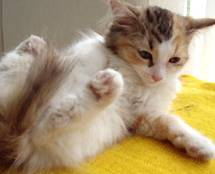
#> input picture K-Mean/data/cats_and_dogs_filtered/train/cats/cat.105.jpg, 215 x 174 px, found by its file name; its folder holds only this picture in this run
$ jupyter execute --allow-errors 22000132_NguyenDuyVu_K-Mean.ipynb
#> lines starting #> are read from the running program, lines starting #| are printed output that depends on the picture
# CÁC THUẬT TOÁN PHÂN CỤM

## K-MEANS MODEL

###  1.1. Xây dựng chương trình từ numpy

#### Ví dụ 1

[cell 1]
# Gọi các thư viện cần thiết
# Ta tự xây dựng phần k-means nên sẽ không gọi sklearn
from __future__ import print_function
import numpy as np
import matplotlib.pyplot as plt
from scipy.spatial.distance import cdist

[cell 2]
np.random.seed(11)
# Kỳ vọng và hiệp phương sai của 3 cụm dữ liệu
means = [[2, 2], [8, 3], [3, 6]]
cov = [[1, 0], [0, 1]]
# Số điểm mỗi cụm dữ liệu
N = 500
# Tạo các cụm dữ liệu qua phân bố chuẩn (Gaussian)
X0 = np.random.multivariate_normal(means[0], cov, N)
X1 = np.random.multivariate_normal(means[1], cov, N)
X2 = np.random.multivariate_normal(means[2], cov, N)
# Tổng hợp dữ liệu từ các cụm
X = np.concatenate((X0, X1, X2), axis = 0)

# Số cụm = 3
K = 3

# Gán nhãn ban đầu cho các cụm, sau đó ta test model và so sánh
original_label = np.asarray([0]*N + [1]*N + [2]*N).T

[cell 3]
def kmeans_display(X, label):
    K = np.amax(label) + 1
    X0 = X[label == 0, :]
    X1 = X[label == 1, :]
    X2 = X[label == 2, :]
    plt.plot(X0[:, 0], X0[:, 1], 'b^', markersize = 4, alpha = .8)
    plt.plot(X1[:, 0], X1[:, 1], 'go', markersize = 4, alpha = .8)
    plt.plot(X2[:, 0], X2[:, 1], 'rs', markersize = 4, alpha = .8)
    plt.axis('equal')
    plt.plot()
    plt.show()

[cell 4]
def kmeans_init_centers(X, k):
    # randomly pick k rows of X as initial centers
    return X[np.random.choice(X.shape[0], k, replace=False)]

[cell 5]
def kmeans_assign_labels(X, centers):
    # calculate pairwise distances btw data and centers
    D = cdist(X, centers)
    # return index of the closest center
    return np.argmin(D, axis = 1)

[cell 6]
def kmeans_update_centers(X, labels, K):
    centers = np.zeros((K, X.shape[1]))
    for k in range(K):
        # collect all points assigned to the k-th cluster
        Xk = X[labels == k, :]
        # take average
        centers[k,:] = np.mean(Xk, axis = 0)
    return centers

[cell 7]
def has_converged(centers, new_centers):
    # return True if two sets of centers are the same
    return (set([tuple(a) for a in centers]) ==set([tuple(a) for a in new_centers]))

[cell 8]
def kmeans(X, K):
#> called with X = array of shape (1500, 2), K = 3
    centers = [kmeans_init_centers(X, K)]
    labels = []
    it = 0
    while True:
        labels.append(kmeans_assign_labels(X, centers[-1]))
        new_centers = kmeans_update_centers(X, labels[-1], K)
        if has_converged(centers[-1], new_centers):
            break
        centers.append(new_centers)
        it += 1
    return (centers, labels, it)

[cell 9]
(centers, labels, it) = kmeans(X, K)

[cell 10]
print('Centers found by our algorithm:')
print(centers[-1])
kmeans_display(X, labels[-1])

### 1.2. Thực hiện bằng thư viện sklearn.

[cell 11]
from sklearn.cluster import KMeans
kmeans = KMeans(n_clusters=3, random_state=0).fit(X)
print('Centers found by scikit-learn:')
print(kmeans.cluster_centers_)
pred_label = kmeans.predict(X)
kmeans_display(X, pred_label)

### Ví dụ 2

[cell 12]
import numpy as np
import matplotlib.pyplot as plt
from sklearn.cluster import KMeans
from sklearn.neighbors import NearestNeighbors
from sklearn.preprocessing import normalize
import numpy as np
import matplotlib.pyplot as plt
import matplotlib

[cell 13]
# This function visualizes filters in matrix A. Each column of A is a
# filter. We will reshape each column into a square image and visualizes
# on each cell of the visualization panel.
# All other parameters are optional, usually you do not need to worry
# about it.
# opt_normalize: whether we need to normalize the filter so that all of
# them can have similar contrast. Default value is true.
# opt_graycolor: whether we use gray as the heat map. Default is true.
# opt_colmajor: you can switch convention to row major for A. In that
# case, each row of A is a filter. Default value is false.
# source: https://github.com/tsaith/ufldl_tutorial

def display_network(A, m = -1, n = -1):
    opt_normalize = True
    opt_graycolor = True
    # Rescale
    A = A - np.average(A)
    # Compute rows & cols
    (row, col) = A.shape
    sz = int(np.ceil(np.sqrt(row)))
    buf = 1
    if m < 0 or n < 0:
        n = np.ceil(np.sqrt(col))
        m = np.ceil(col / n)

    image = np.ones(shape=(buf + m * (sz + buf), buf + n * (sz + buf)))

    if not opt_graycolor:
        image *= 0.1

    k = 0

    for i in range(int(m)):
        for j in range(int(n)):
            if k >= col:
                continue
            clim = np.max(np.abs(A[:, k]))

            if opt_normalize:
                image[buf + i * (sz + buf):buf + i * (sz + buf) + sz, buf + j * (sz +buf):buf + j * (sz + buf) + sz] = A[:, k].reshape(sz, sz) / clim
            else:
                image[buf + i * (sz + buf):buf + i * (sz + buf) + sz, buf + j * (sz +
                buf):buf + j * (sz + buf) + sz] = A[:, k].reshape(sz, sz) / np.max(np.abs(A))
                k += 1

    return image

[cell 14]
# [35 lines left out: function display_color_network, not called in this run]

[cell 15]
import os
import numpy as np
import warnings

warnings.filterwarnings("ignore")

data_path = 'D:\\Machine Learning\\K-Mean\\data'
# train path
train_images_path = os.path.join(data_path, 'train-images-idx3-ubyte.gz')
train_labels_path = os.path.join(data_path, 'train-labels-idx1-ubyte.gz')
# test path
test_images_path = os.path.join(data_path, 't10k-images-idx3-ubyte.gz')
test_labels_path = os.path.join(data_path, 't10k-labels-idx1-ubyte.gz')

[cell 16]
def get_mnist_data(images_path, labels_path, num_images
, shuffle=False, _is=True, image_size=28):
    # read data
    import gzip # to decompress gz (zip) file
    # open file training to read training data
    f_images = gzip.open(images_path,'r')
    # skip 16 first bytes because these are not data, only header infor
    f_images.read(16)
    # general: read num_images data samples if this parameter is set;
    # if not, read all (60000 training or 10000 test)
    real_num = num_images if not shuffle else (60000 if _is else 10000)
    # read all data to buf_images (28x28xreal_num)
    buf_images = f_images.read(image_size * image_size * real_num)
    # images
    images = np.frombuffer(buf_images, dtype=np.uint8).astype(np.float32)
    images = images.reshape(real_num, image_size, image_size,)
    # Read labels
    f_labels = gzip.open(labels_path,'r')
    f_labels.read(8)
    labels = np.zeros((real_num)).astype(np.int64)
    # rearrange to correspond the images and labels
    for i in range(0, real_num):
        buf_labels = f_labels.read(1)
        labels[i] = np.frombuffer(buf_labels, dtype=np.uint8).astype(np.int64)
    # shuffle to get random images data
    if shuffle is True:
        rand_id = np.random.randint(real_num, size=num_images)
        images = images[rand_id, :]
        labels = labels[rand_id,]
    # change images data to type of vector 28x28 dimentional
    images = images.reshape(num_images, image_size * image_size)
    return images, labels

#> (a cell that did not finish here is left out)

[cell 18]
print(type(kmeans.cluster_centers_.T))
print(kmeans.cluster_centers_.T.shape)
#> (the rest of this cell did not finish here and is left out)

f1 = plt.imshow(A, interpolation='nearest', cmap = "jet")
f1.axes.get_xaxis().set_visible(False)
f1.axes.get_yaxis().set_visible(False)
plt.show()
# plt.savefig('a1.png', bbox_inches='tight')
# a colormap and a normalization instance
cmap = plt.cm.jet
norm = plt.Normalize(vmin=A.min(), vmax=A.max())
# map the normalized data to colors
# image is now RGBA (512x512x4)
image = cmap(norm(A))

[cell 19]
# import matplotlib.pyplot as plt
# import imageio

# imageio.imwrite('aa.png', image)

N0 = 20;
X1 = np.zeros((N0*K, 784))
X2 = np.zeros((N0*K, 784))
#> (the rest of this cell did not finish here and is left out)

[cell 20]
plt.axis('off')
A = display_network(X2.T, K, N0)
f2 = plt.imshow(A, interpolation='nearest' )
plt.gray()
plt.show()
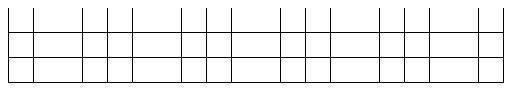
#> figure drawn by matplotlib, 1 panel

### Bài tập tự thực hành

#### Bài 1.1

[cell 21]
import numpy as np
import pandas as pd
import os
import warnings
import matplotlib.pyplot as plt
from scipy.spatial.distance import cdist

[cell 22]
warnings.filterwarnings('ignore')

# set names to the paths because they're too long
data_path = 'D:\\Machine Learning\\K-Mean\\data'
# train path
train_images_path = os.path.join(data_path, 'train-images-idx3-ubyte.gz')
train_labels_path = os.path.join(data_path, 'train-labels-idx1-ubyte.gz')
# test path
test_images_path = os.path.join(data_path, 't10k-images-idx3-ubyte.gz')
test_labels_path = os.path.join(data_path, 't10k-labels-idx1-ubyte.gz')

[cell 23]
def get_mnist_data(images_path, labels_path, num_images, shuffle=False, _is=True, image_size=28):
    """
    This shuffle param is active when .gz is downloaded at:
    - 'http://yann.lecun.com/exdb/mnist/'
    - This function return random num_images in 60000 or 10000
    """
    # read data
    import gzip # to decompress gz (zip) file

    # open file training to read training data
    f_images = gzip.open(images_path,'r')

    # skip 16 first bytes because these are not data, only header infor
    f_images.read(16)

    # general: read num_images data samples if this parameter is set;
    # if not, read all (60000 training or 10000 test)

    real_num = num_images if not shuffle else (60000 if _is else 10000)

    # read all data to buf_images (28x28xreal_num)
    buf_images = f_images.read(image_size * image_size * real_num)

    # images
    images = np.frombuffer(buf_images, dtype=np.uint8).astype(np.float32)
    images = images.reshape(real_num, image_size, image_size,)

    # Read labels
    f_labels = gzip.open(labels_path,'r')
    f_labels.read(8)

    labels = np.zeros((real_num)).astype(np.int64)

    # rearrange to correspond the images and labels
    for i in range(0, real_num):
        buf_labels = f_labels.read(1)
        labels[i] = np.frombuffer(buf_labels, dtype=np.uint8).astype(np.int64)

    # shuffle to get random images data
    if shuffle is True:
        rand_id = np.random.randint(real_num, size=num_images)

        images = images[rand_id, :]
        labels = labels[rand_id,]
    # change images data to type of vector 28x28 dimentional
    images = images.reshape(num_images, image_size * image_size)
    return images, labels

#> (a cell that did not finish here is left out)


test_images, test_labels = get_mnist_data(
    test_images_path, test_labels_path, 10000, _is=False, shuffle=True)

print(train_images.shape, train_labels.shape)
print(test_images.shape, test_labels.shape)

#> (a cell that did not finish here is left out)

[cell 26]
def kmeans_init_centers(X, k):
    # randomly pick k rows of X as initial centers
    return X[np.random.choice(X.shape[0], k, replace=False)]

[cell 27]
def kmeans_assign_labels(X, centers):
    # calculate pairwise distances btw data and centers
    D = cdist(X, centers)
    # return index of the closest center
    return np.argmin(D, axis = 1)

[cell 28]
def kmeans_update_centers(X, labels, K):
    centers = np.zeros((K, X.shape[1]))
    for k in range(K):
    # collect all points assigned to the k-th cluster
        Xk = X[labels == k, :]
        # take average
        centers[k,:] = np.mean(Xk, axis = 0)
    return centers

[cell 29]
def has_converged(centers, new_centers):
    # return True if two sets of centers are the same
    return (set([tuple(a) for a in centers]) == set([tuple(a) for a in new_centers]))

[cell 30]
def kmeans(X, K):
    centers = [kmeans_init_centers(X, K)]
    labels = []
    it = 0
    while True:
        labels.append(kmeans_assign_labels(X, centers[-1]))
        new_centers = kmeans_update_centers(X, labels[-1], K)
        if has_converged(centers[-1], new_centers):
            break
        centers.append(new_centers)
        it += 1
    return (centers, labels, it)

[cell 31]
def kmeans_display_pca(X_reduced, label):
    K = np.amax(label) + 1

    colors = ['go', 'ro', 'bo', 'co', 'mo', 'yo', 'ko', 'wo', 'g^', 'r^']

    plt.figure(figsize=(8, 8))
    for i in range(K):
        X_temp = X_reduced[label == i, :]

        plt.plot(X_temp[:, 0], X_temp[:, 1], colors[i % len(colors)], markersize = 4, alpha = .8, label=f'Cluster {i}')

    plt.title('K-Means Clustering of MNIST (PCA Reduced)')
    plt.xlabel('Principal Component 1')
    plt.ylabel('Principal Component 2')
    plt.legend()
    plt.axis('equal')
    plt.grid(True, linestyle='--', alpha=0.6)
    plt.show()

[cell 32]
(centers, labels, it) = kmeans(X, K)
print('Centers found by our algorithm:')
print(centers[-1])

kmeans_display_pca(X, labels[-1])
#> in kmeans_display_pca, `plt.show()`:
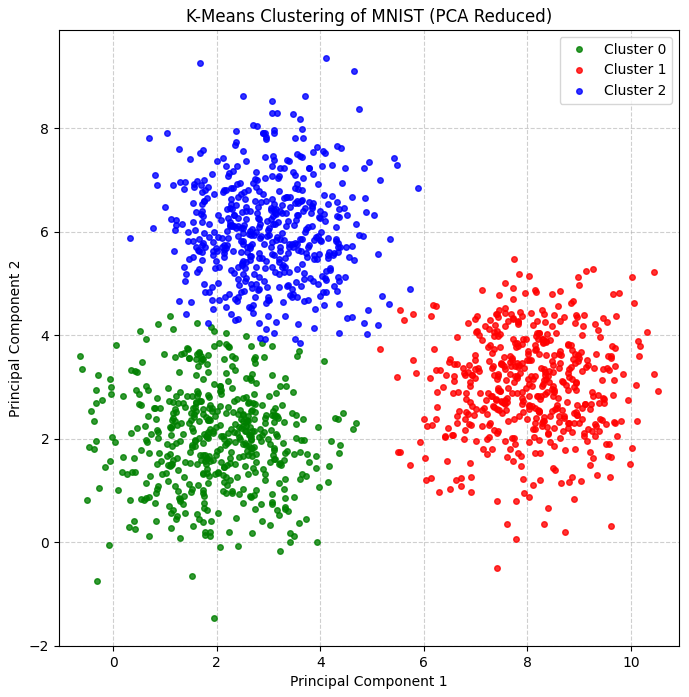
#> figure drawn by matplotlib, 1 panel

[cell 33]
from sklearn.decomposition import PCA

pca = PCA(n_components=2)
X_reduced = pca.fit_transform(X)

kmeans_display_pca(X_reduced, labels[-1])
#> in kmeans_display_pca (call 2), `plt.show()`:
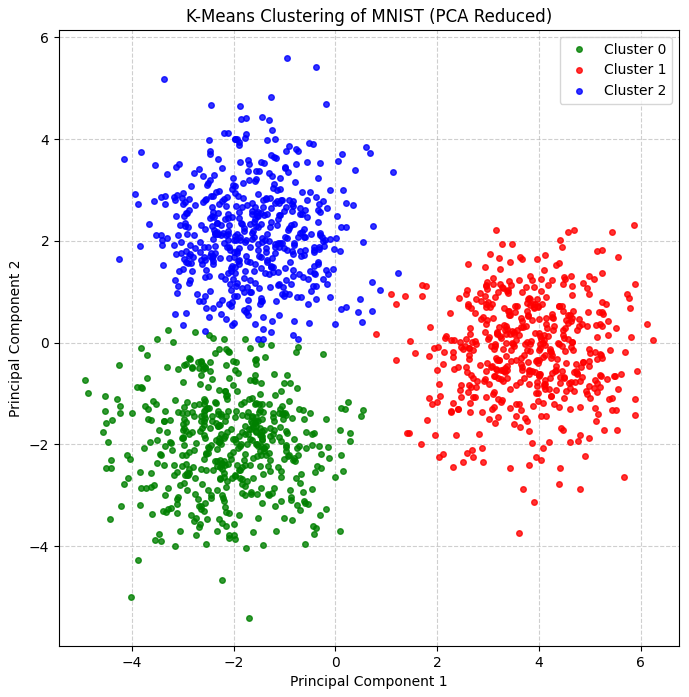
#> figure drawn by matplotlib, 1 panel

[cell 34]
from sklearn.cluster import KMeans

kmeans = KMeans(n_clusters=10, random_state=0).fit(X)

print('Centers found by scikit-learn:')
print(kmeans.cluster_centers_)

pred_label = kmeans.predict(X)
kmeans_display_pca(X_reduced, pred_label)
#> in kmeans_display_pca (call 3), `plt.show()`:
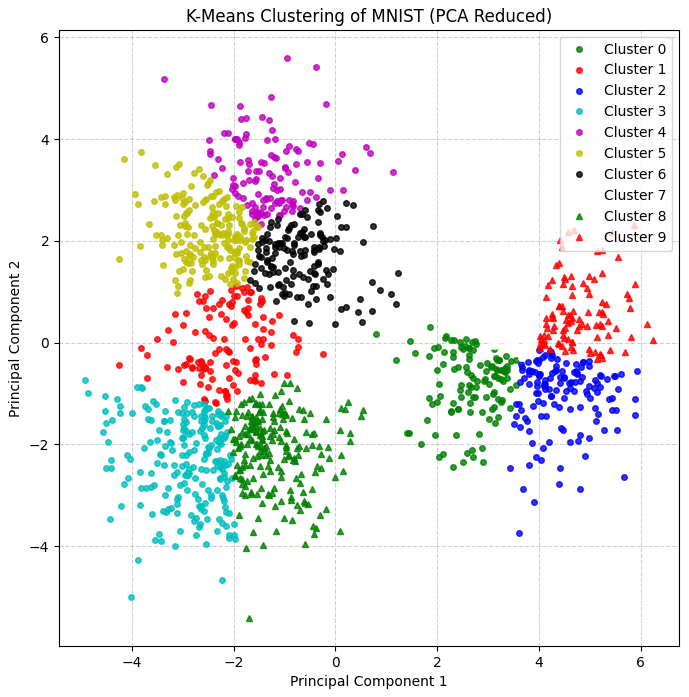
#> figure drawn by matplotlib, 1 panel

#### Bài 1.2

[cell 35]
import pandas as pd
import numpy as np
import matplotlib.pyplot as plt
import os
from scipy.spatial.distance import cdist
import cv2
from sklearn.preprocessing import StandardScaler

base_dir = "D:\\Machine Learning\\K-Mean\\data\\cats_and_dogs_filtered"
train_dir = os.path.join(base_dir, 'train/')
validation_dir = os.path.join(base_dir, 'validation/')

# Directory with training cat/dog pictures
train_cats_dir = os.path.join(train_dir, 'cats')
train_dogs_dir = os.path.join(train_dir, 'dogs')

# Directory with validation cat/dog pictures
validation_cats_dir = os.path.join(validation_dir, 'cats')
validation_dogs_dir = os.path.join(validation_dir, 'dogs')

[cell 36]
train_cat_fnames = os.listdir( train_cats_dir )
train_dog_fnames = os.listdir( train_dogs_dir )

validation_cat_fnames = os.listdir( validation_cats_dir )
validation_dog_fnames = os.listdir( validation_dogs_dir )

print(train_cat_fnames[:10])
print(train_dog_fnames[:10])

print('total training cat images :', len(os.listdir( train_cats_dir ) ))
print('total training dog images :', len(os.listdir( train_dogs_dir ) ))
print('total validation cat images :', len(os.listdir( validation_cats_dir ) ))
print('total validation dog images :', len(os.listdir( validation_dogs_dir ) ))

[cell 37]
def get_data(file_dir, file_names, img_size = 28):
    image_data = []
    for file_name in file_names:
        img = cv2.imread(os.path.join(file_dir, file_name), cv2.IMREAD_GRAYSCALE)
        if img is not None:
            img = cv2.resize(img, (img_size, img_size))
            image_data.append(img.flatten())
    return pd.DataFrame(image_data)

[cell 38]
# [11 lines left out: function kmeans_display, not called in this run]

[cell 39]
X_train = pd.concat((get_data(train_cats_dir, train_cat_fnames), get_data(train_dogs_dir, train_dog_fnames)))
#> in get_data, `img = cv2.imread(os.path.join(file_dir, file_name), cv2.IMREAD_GRAYSCA..`:
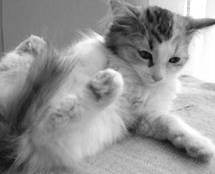
#> img: shape (174, 215); min 5, max 255, mean 149
#> in get_data, `img = cv2.resize(img, (img_size, img_size))`:
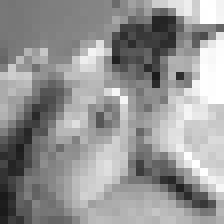
#> img: shape (28, 28) (shown 8 times larger); min 26, max 255, mean 148.8
#> call 2 of get_data, with img_size = 28
#> in get_data (call 2), `image_data = []`: image_data = []
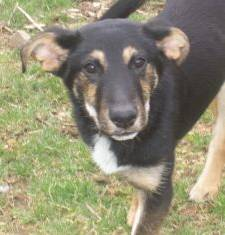
#> input picture K-Mean/data/cats_and_dogs_filtered/train/dogs/dog.149.jpg, 225 x 235 px, found by its file name
#> in get_data (call 2), `img = cv2.imread(os.path.join(file_dir, file_name), cv2.IMREAD_GRAYSCA..`:
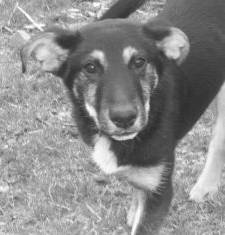
#> img: shape (235, 225); min 41, max 255, mean 140.2
#> in get_data (call 2), `img = cv2.resize(img, (img_size, img_size))`:
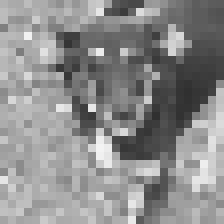
#> img: shape (28, 28) (shown 8 times larger); min 48, max 243, mean 140.5
#> X_train = table of 2 rows and 784 columns

[cell 40]
def kmeans_display(X, label):
    K = np.amax(label) + 1
    X0 = X.iloc[label == 0, :]
    X1 = X.iloc[label == 1, :]
    X2 = X.iloc[label == 2, :]
    plt.plot(X0.iloc[:, 0], X0.iloc[:, 1], 'b^', markersize = 4, alpha = .8)
    plt.plot(X1.iloc[:, 0], X1.iloc[:, 1], 'go', markersize = 4, alpha = .8)
    plt.plot(X2.iloc[:, 0], X2.iloc[:, 1], 'rs', markersize = 4, alpha = .8)
    plt.axis('equal')
    plt.plot()
    plt.show()

[cell 41]
def kmeans_init_centers(X, k):
    # randomly pick k rows of X as initial centers
    return X.iloc[np.random.choice(X.shape[0], k, replace=False)]

[cell 42]
def kmeans_assign_labels(X, centers):
    # calculate pairwise distances btw data and centers
    D = cdist(X, centers)
    # return index of the closest center
    return np.argmin(D, axis = 1)

[cell 43]
def kmeans_update_centers(X, labels, K):
    centers = np.zeros((K, X.shape[1]))
    for k in range(K):
        # collect all points assigned to the k-th cluster
        Xk = X.iloc[labels == k, :]
        # take average
        centers[k,:] = np.mean(Xk, axis = 0)
    return centers

[cell 44]
def has_converged(centers, new_centers):
    # return True if two sets of centers are the same
    return (set([tuple(a) for a in np.array(centers)]) ==
    set([tuple(a) for a in new_centers]))

[cell 45]
def kmeans(X, K):
    centers = [kmeans_init_centers(X, K)]
    labels = []
    it = 0

    while True:
        labels.append(kmeans_assign_labels(X, centers[-1]))
        new_centers = kmeans_update_centers(X, labels[-1], K)
        if has_converged(centers[-1], new_centers):
            break
        centers.append(new_centers)
        it += 1
    return (centers, labels, it)

[cell 46]
K = 2

(centers, labels, it) = kmeans(X_train, K)
#> centers = 1 item; labels = [[1, 0]]; it = 0
print('Centers found by our algorithm:')
print(centers[-1])
#> (printed output is left out)
kmeans_display(X_train, labels[-1])
#> in kmeans_display, `K = np.amax(label) + 1`: K = 2
#> in kmeans_display, `X0 = X.iloc[label == 0, :]`: X0 = table of 1 rows and 784 columns
#> in kmeans_display, `X2 = X.iloc[label == 2, :]`: X2 = table of 0 rows and 784 columns
#> in kmeans_display, `plt.show()`:
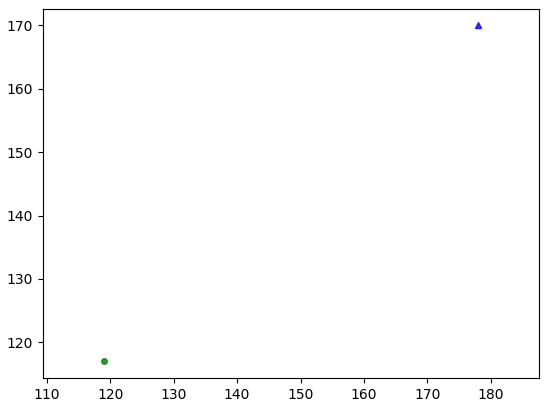
#> figure drawn by matplotlib, 1 panel
